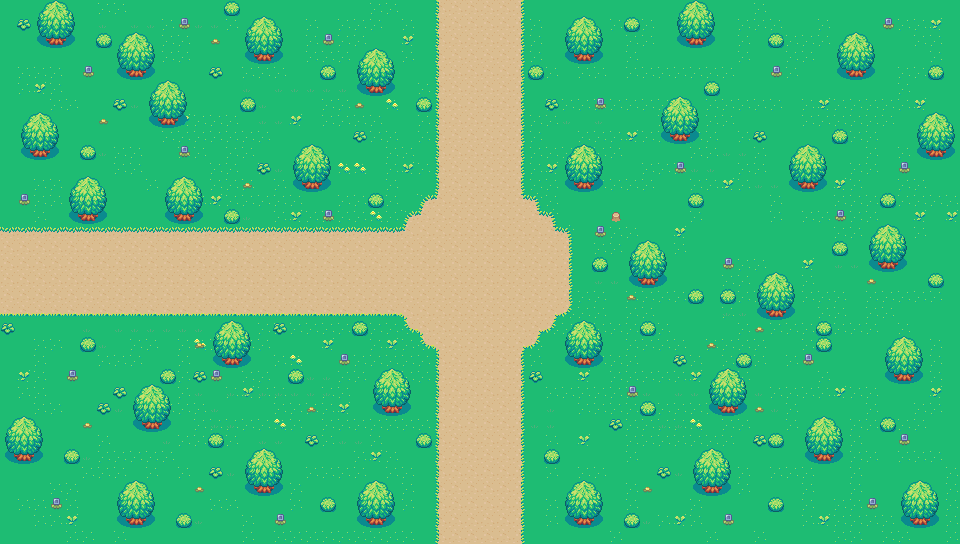

Tiled map render using the project's own tile images. Description and the map definition, with tile-layer contents summarised, below:
An orthogonal 60x34 tile map with 16x16 px tiles, 2 tile layers (Слой тайлов 1, Слой тайлов 2), 4 tilesets.

<map version="1.5" tiledversion="1.7.2" orientation="orthogonal" renderorder="right-down" width="60" height="34" tilewidth="16" tileheight="16" infinite="0" nextlayerid="3" nextobjectid="1">
 <tileset firstgid="1" name="Basic Grass Biom things 1" tilewidth="16" tileheight="16" tilecount="45" columns="9">
  <image source="Basic_Grass_Biom_things_1.png" width="144" height="80" />
 </tileset>
 <tileset firstgid="46" name="пробник2" tilewidth="16" tileheight="16" tilecount="2376" columns="54">
  <image source="пробник2.png" width="864" height="705" />
 </tileset>
 <tileset firstgid="2422" name="First Asset pack " tilewidth="16" tileheight="16" tilecount="576" columns="24">
  <image source="First_Asset_pack.png" width="384" height="384" />
 </tileset>
 <tileset firstgid="2998" name="Solaria Demo Update 01" tilewidth="16" tileheight="16" tilecount="420" columns="28">
  <image source="Solaria_Demo_Update_01.png" width="448" height="240" />
 </tileset>
<layer id="1" name="Слой тайлов 1" width="60" height="34">
  <data>[2040 cells, 2040 non-empty, 6 distinct tile ids]</data>
 </layer>
 <layer id="2" name="Слой тайлов 2" width="60" height="34">
  <data>[2040 cells, 879 non-empty, 29 distinct tile ids]</data>
 </layer>
</map>
